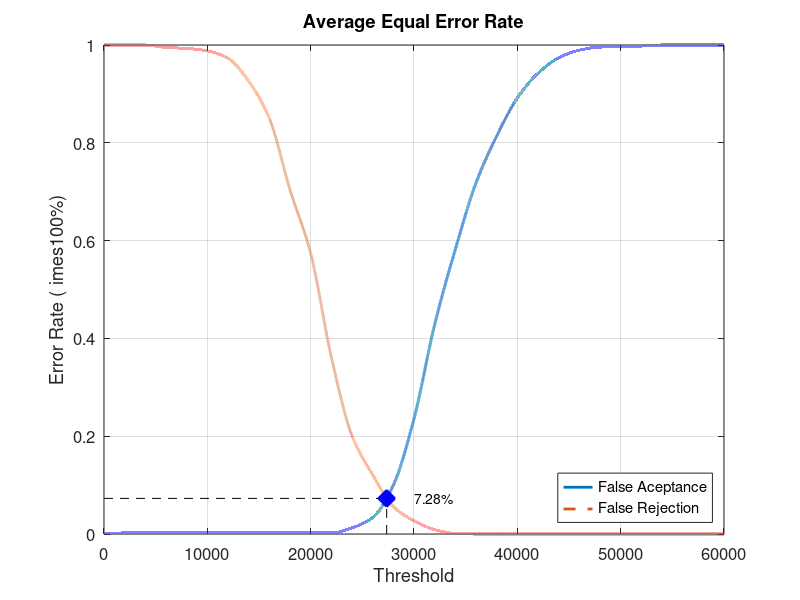
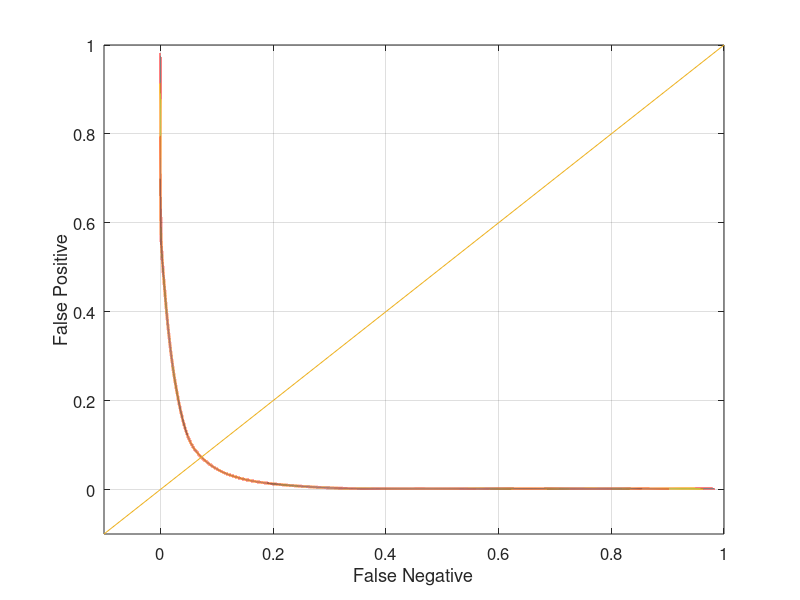

These charts were generated, in order, by the following MATLAB code:
function yEER = Database3Average()
%close all;
%clear;
%clc;
x = 0:2000:60000;
xq = 0:0.5:60000;

y0 = [0 0.00210526 0.00210526 0.00210526 0.00210526 0.00210526 0.00210526 0.00210526 0.00210526 0.00210526 0.00210526 0.00210526 0.0126316 0.0336842 0.1 0.235789 0.428421 0.582105 0.717895 0.813684 0.891579 0.942105 0.973684 0.989474 0.99579 0.996842 0.997895 1 1 1 1]
yy0 = interp1(x, y0, xq, 'pchip');
y1 = [1 1 1 0.995 0.993 0.988 0.973 0.926 0.85 0.704 0.574 0.362 0.201 0.121 0.056 0.027 0.009 0.001 0 0 0 0 0 0 0 0 0 0 0 0 0]
yy1 = interp1(x, y1, xq, 'pchip');

% Calculating EER: 
y2 = abs(y0 - y1);
find(y2 == min(y2))
yy2 = abs(yy0 - yy1);
xEER = find(yy2 == min(yy2));
xEERIndex = xq(xEER) % X-axis EER
yEER = yy0(xEER) % Y-axis EER

main = figure
plot(xq, yy0,'-','LineWidth', 2);	hold on
plot(xq, yy1,'--','LineWidth', 2);	hold on
plot([xEERIndex xEERIndex], [0 yEER], 'k--');	hold on
plot([0 xEERIndex], [yEER yEER], 'k--');	hold on
plot(xEERIndex, yEER, 'bx', 'LineWidth', 10);	hold on
text(xEERIndex + 10 * xEERIndex / 100, yEER, [num2str(round((10000 * yEER)) / 100) '%'])
legend('False Aceptance', 'False Rejection', 'Location', 'SouthEast')
xlabel('Threshold')
ylabel('Error Rate (	imes100%)')
title('Average Equal Error Rate')
set(gca, 'FontSize', 12)
axis([0 60000 0 1])
grid on

print(main, 'Database3AverageMain', '-dpng');
FNRxFPR = figure('Color', [1 1 1]);
plot(yy1, yy0, '-', yy1, yy0, 'LineWidth', 2);
hold on
y = -0.1:0.1:1
plot(y, y); 
set(gca, 'FontSize', 12)
xlabel('False Negative')
ylabel('False Positive')
axis([-0.1 1 -0.1 1])
set(gca, 'FontSize', 12)
grid on

print(FNRxFPR, 'Database3AverageFNRxFPR','-dpng');
end
